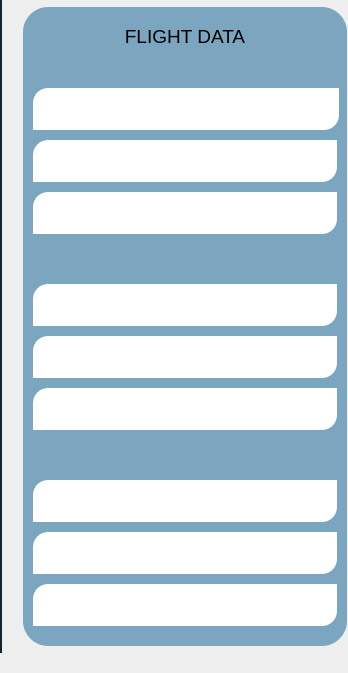
            <widget class="QWidget" name="RKT_model_page">
             <layout class="QHBoxLayout" name="horizontalLayout_20" stretch="6,1">
              <property name="spacing">
               <number>20</number>
              </property>
              <property name="leftMargin">
               <number>0</number>
              </property>
              <property name="topMargin">
               <number>0</number>
              </property>
              <property name="rightMargin">
               <number>0</number>
              </property>
              <property name="bottomMargin">
               <number>20</number>
              </property>
              <item>
               <widget class="QFrame" name="model_frame">
                <property name="styleSheet">
                 <string notr="true">background:#16222d;
border-radius: 25px;</string>
                </property>
                <property name="frameShape">
                 <enum>QFrame::StyledPanel</enum>
                </property>
                <property name="frameShadow">
                 <enum>QFrame::Raised</enum>
                </property>
                <layout class="QHBoxLayout" name="horizontalLayout_37">
                 <property name="spacing">
                  <number>0</number>
                 </property>
                 <property name="leftMargin">
                  <number>0</number>
                 </property>
                 <property name="topMargin">
                  <number>0</number>
                 </property>
                 <property name="rightMargin">
                  <number>0</number>
                 </property>
                 <property name="bottomMargin">
                  <number>0</number>
                 </property>
                 <item>
                  <widget class="QFrame" name="frame_35">
                   <property name="frameShape">
                    <enum>QFrame::StyledPanel</enum>
                   </property>
                   <property name="frameShadow">
                    <enum>QFrame::Raised</enum>
                   </property>
                  </widget>
                 </item>
                </layout>
               </widget>
              </item>
              <item>
               <widget class="QFrame" name="panel_temp_frame">
                <property name="minimumSize">
                 <size>
                  <width>326</width>
                  <height>0</height>
                 </size>
                </property>
                <property name="styleSheet">
                 <string notr="true">background:transparent;</string>
                </property>
                <property name="frameShape">
                 <enum>QFrame::StyledPanel</enum>
                </property>
                <property name="frameShadow">
                 <enum>QFrame::Raised</enum>
                </property>
                <layout class="QVBoxLayout" name="verticalLayout_3" stretch="1,0,5">
                 <property name="leftMargin">
                  <number>0</number>
                 </property>
                 <property name="topMargin">
                  <number>0</number>
                 </property>
                 <property name="rightMargin">
                  <number>0</number>
                 </property>
                 <property name="bottomMargin">
                  <number>0</number>
                 </property>
                 <item>
                  <widget class="QWidget" name="widget" native="true"/>
                 </item>
                 <item>
                  <widget class="QFrame" name="rkt_model_right_panel">
                   <property name="styleSheet">
                    <string notr="true">background:#7CA6C0;
border-top-left-radius:25px;
border-bottom-left-radius:25px;
border-bottom-right-radius:25px;
border-top-right-radius:25px;</string>
                   </property>
                   <property name="frameShape">
                    <enum>QFrame::StyledPanel</enum>
                   </property>
                   <property name="frameShadow">
                    <enum>QFrame::Raised</enum>
                   </property>
                   <layout class="QVBoxLayout" name="verticalLayout_119" stretch="0,1,1,1">
                    <property name="spacing">
                     <number>30</number>
                    </property>
                    <property name="leftMargin">
                     <number>0</number>
                    </property>
                    <property name="topMargin">
                     <number>18</number>
                    </property>
                    <property name="rightMargin">
                     <number>0</number>
                    </property>
                    <property name="bottomMargin">
                     <number>10</number>
                    </property>
                    <item>
                     <widget class="QLabel" name="label_28">
                      <property name="font">
                       <font>
                        <pointsize>14</pointsize>
                       </font>
                      </property>
                      <property name="styleSheet">
                       <string notr="true">background:transparent;</string>
                      </property>
                      <property name="text">
                       <string>FLIGHT DATA</string>
                      </property>
                      <property name="alignment">
                       <set>Qt::AlignCenter</set>
                      </property>
                     </widget>
                    </item>
                    <item>
                     <widget class="QFrame" name="frame_59">
                      <property name="frameShape">
                       <enum>QFrame::StyledPanel</enum>
                      </property>
                      <property name="frameShadow">
                       <enum>QFrame::Raised</enum>
                      </property>
                      <layout class="QVBoxLayout" name="verticalLayout_121">
                       <property name="spacing">
                        <number>10</number>
                       </property>
                       <property name="leftMargin">
                        <number>10</number>
                       </property>
                       <property name="topMargin">
                        <number>10</number>
                       </property>
                       <property name="rightMargin">
                        <number>10</number>
                       </property>
                       <property name="bottomMargin">
                        <number>10</number>
                       </property>
                       <item>
                        <widget class="QFrame" name="frame_63">
                         <property name="minimumSize">
                          <size>
                           <width>306</width>
                           <height>42</height>
                          </size>
                         </property>
                         <property name="styleSheet">
                          <string notr="true">background:white;
border-top-left-radius:15px;
border-bottom-left-radius:0px;
border-bottom-right-radius:15px;
border-top-right-radius:0px;</string>
                         </property>
                         <property name="frameShape">
                          <enum>QFrame::StyledPanel</enum>
                         </property>
                         <property name="frameShadow">
                          <enum>QFrame::Raised</enum>
                         </property>
                         <layout class="QHBoxLayout" name="horizontalLayout_42">
                          <property name="spacing">
                           <number>0</number>
                          </property>
                          <property name="topMargin">
                           <number>0</number>
                          </property>
                          <property name="bottomMargin">
                           <number>0</number>
                          </property>
                          <item>
                           <widget class="QLabel" name="pitch_label_rkt">
                            <property name="font">
                             <font>
                              <pointsize>12</pointsize>
                             </font>
                            </property>
                            <property name="text">
                             <string/>
                            </property>
                           </widget>
                          </item>
                         </layout>
                        </widget>
                       </item>
                       <item>
                        <widget class="QFrame" name="frame_135">
                         <property name="minimumSize">
                          <size>
                           <width>168</width>
                           <height>42</height>
                          </size>
                         </property>
                         <property name="styleSheet">
                          <string notr="true">background:white;
border-top-left-radius:15px;
border-bottom-left-radius:0px;
border-bottom-right-radius:15px;
border-top-right-radius:0px;</string>
                         </property>
                         <property name="frameShape">
                          <enum>QFrame::StyledPanel</enum>
                         </property>
                         <property name="frameShadow">
                          <enum>QFrame::Raised</enum>
                         </property>
                         <layout class="QHBoxLayout" name="horizontalLayout_46">
                          <property name="topMargin">
                           <number>0</number>
                          </property>
                          <property name="bottomMargin">
                           <number>0</number>
                          </property>
                          <item>
                           <widget class="QLabel" name="yaw_label_pkt">
                            <property name="font">
                             <font>
                              <pointsize>12</pointsize>
                             </font>
                            </property>
                            <property name="text">
                             <string/>
                            </property>
                           </widget>
                          </item>
                         </layout>
                        </widget>
                       </item>
                       <item>
                        <widget class="QFrame" name="frame_236">
                         <property name="minimumSize">
                          <size>
                           <width>168</width>
                           <height>42</height>
                          </size>
                         </property>
                         <property name="styleSheet">
                          <string notr="true">background:white;
border-top-left-radius:15px;
border-bottom-left-radius:0px;
border-bottom-right-radius:15px;
border-top-right-radius:0px;</string>
                         </property>
                         <property name="frameShape">
                          <enum>QFrame::StyledPanel</enum>
                         </property>
                         <property name="frameShadow">
                          <enum>QFrame::Raised</enum>
                         </property>
                         <layout class="QHBoxLayout" name="horizontalLayout_53">
                          <property name="topMargin">
                           <number>0</number>
                          </property>
                          <property name="bottomMargin">
                           <number>0</number>
                          </property>
                          <item>
                           <widget class="QLabel" name="roll_label_rkt">
                            <property name="font">
                             <font>
                              <pointsize>12</pointsize>
                             </font>
                            </property>
                            <property name="text">
                             <string/>
                            </property>
                           </widget>
                          </item>
                         </layout>
                        </widget>
                       </item>
                      </layout>
                     </widget>
                    </item>
                    <item>
                     <widget class="QFrame" name="frame_241">
                      <property name="frameShape">
                       <enum>QFrame::StyledPanel</enum>
                      </property>
                      <property name="frameShadow">
                       <enum>QFrame::Raised</enum>
                      </property>
                      <layout class="QVBoxLayout" name="verticalLayout_123">
                       <property name="spacing">
                        <number>10</number>
                       </property>
                       <property name="leftMargin">
                        <number>10</number>
                       </property>
                       <property name="topMargin">
                        <number>10</number>
                       </property>
                       <property name="rightMargin">
                        <number>10</number>
                       </property>
                       <property name="bottomMargin">
                        <number>10</number>
                       </property>
                       <item>
                        <widget class="QFrame" name="frame_242">
                         <property name="minimumSize">
                          <size>
                           <width>168</width>
                           <height>42</height>
                          </size>
                         </property>
                         <property name="styleSheet">
                          <string notr="true">background:white;
border-top-left-radius:15px;
border-bottom-left-radius:0px;
border-bottom-right-radius:15px;
border-top-right-radius:0px;</string>
                         </property>
                         <property name="frameShape">
                          <enum>QFrame::StyledPanel</enum>
                         </property>
                         <property name="frameShadow">
                          <enum>QFrame::Raised</enum>
                         </property>
                         <layout class="QVBoxLayout" name="verticalLayout_89">
                          <property name="topMargin">
                           <number>0</number>
                          </property>
                          <property name="bottomMargin">
                           <number>0</number>
                          </property>
                          <item>
                           <widget class="QLabel" name="acc_x_rkt">
                            <property name="font">
                             <font>
                              <pointsize>12</pointsize>
                             </font>
                            </property>
                            <property name="text">
                             <string/>
                            </property>
                           </widget>
                          </item>
                         </layout>
                        </widget>
                       </item>
                       <item>
                        <widget class="QFrame" name="frame_243">
                         <property name="minimumSize">
                          <size>
                           <width>168</width>
                           <height>42</height>
                          </size>
                         </property>
                         <property name="styleSheet">
                          <string notr="true">background:white;
border-top-left-radius:15px;
border-bottom-left-radius:0px;
border-bottom-right-radius:15px;
border-top-right-radius:0px;</string>
                         </property>
                         <property name="frameShape">
                          <enum>QFrame::StyledPanel</enum>
                         </property>
                         <property name="frameShadow">
                          <enum>QFrame::Raised</enum>
                         </property>
                         <layout class="QHBoxLayout" name="horizontalLayout_54">
                          <property name="topMargin">
                           <number>0</number>
                          </property>
                          <property name="bottomMargin">
                           <number>0</number>
                          </property>
                          <item>
                           <widget class="QLabel" name="acc_y_rkt">
                            <property name="font">
                             <font>
                              <pointsize>12</pointsize>
                             </font>
                            </property>
                            <property name="text">
                             <string/>
                            </property>
                           </widget>
                          </item>
                         </layout>
                        </widget>
                       </item>
                       <item>
                        <widget class="QFrame" name="frame_244">
                         <property name="minimumSize">
                          <size>
                           <width>168</width>
                           <height>42</height>
                          </size>
                         </property>
                         <property name="styleSheet">
                          <string notr="true">background:white;
border-top-left-radius:15px;
border-bottom-left-radius:0px;
border-bottom-right-radius:15px;
border-top-right-radius:0px;</string>
                         </property>
                         <property name="frameShape">
                          <enum>QFrame::StyledPanel</enum>
                         </property>
                         <property name="frameShadow">
                          <enum>QFrame::Raised</enum>
                         </property>
                         <layout class="QHBoxLayout" name="horizontalLayout_55">
                          <property name="topMargin">
                           <number>0</number>
                          </property>
                          <property name="bottomMargin">
                           <number>0</number>
                          </property>
                          <item>
                           <widget class="QLabel" name="acc_z_rkt">
                            <property name="font">
                             <font>
                              <pointsize>12</pointsize>
                             </font>
                            </property>
                            <property name="text">
                             <string/>
                            </property>
                           </widget>
                          </item>
                         </layout>
                        </widget>
                       </item>
                      </layout>
                     </widget>
                    </item>
                    <item>
                     <widget class="QFrame" name="frame_245">
                      <property name="frameShape">
                       <enum>QFrame::StyledPanel</enum>
                      </property>
                      <property name="frameShadow">
                       <enum>QFrame::Raised</enum>
                      </property>
                      <layout class="QVBoxLayout" name="verticalLayout_125">
                       <property name="spacing">
                        <number>10</number>
                       </property>
                       <property name="leftMargin">
                        <number>10</number>
                       </property>
                       <property name="topMargin">
                        <number>10</number>
                       </property>
                       <property name="rightMargin">
                        <number>10</number>
                       </property>
                       <property name="bottomMargin">
                        <number>10</number>
                       </property>
                       <item>
                        <widget class="QFrame" name="frame_246">
                         <property name="minimumSize">
                          <size>
                           <width>168</width>
                           <height>42</height>
                          </size>
                         </property>
                         <property name="styleSheet">
                          <string notr="true">background:white;
border-top-left-radius:15px;
border-bottom-left-radius:0px;
border-bottom-right-radius:15px;
border-top-right-radius:0px;</string>
                         </property>
                         <property name="frameShape">
                          <enum>QFrame::StyledPanel</enum>
                         </property>
                         <property name="frameShadow">
                          <enum>QFrame::Raised</enum>
                         </property>
                         <layout class="QHBoxLayout" name="horizontalLayout_56">
                          <property name="topMargin">
                           <number>0</number>
                          </property>
                          <property name="bottomMargin">
                           <number>0</number>
                          </property>
                          <item>
                           <widget class="QLabel" name="gyro_x_rkt">
                            <property name="font">
                             <font>
                              <pointsize>12</pointsize>
                             </font>
                            </property>
                            <property name="text">
                             <string/>
                            </property>
                           </widget>
                          </item>
                         </layout>
                        </widget>
                       </item>
                       <item>
                        <widget class="QFrame" name="frame_247">
                         <property name="minimumSize">
                          <size>
                           <width>168</width>
                           <height>42</height>
                          </size>
                         </property>
                         <property name="styleSheet">
                          <string notr="true">background:white;
border-top-left-radius:15px;
border-bottom-left-radius:0px;
border-bottom-right-radius:15px;
border-top-right-radius:0px;</string>
                         </property>
                         <property name="frameShape">
                          <enum>QFrame::StyledPanel</enum>
                         </property>
                         <property name="frameShadow">
                          <enum>QFrame::Raised</enum>
                         </property>
                         <layout class="QHBoxLayout" name="horizontalLayout_57">
                          <property name="topMargin">
                           <number>0</number>
                          </property>
                          <property name="bottomMargin">
                           <number>0</number>
                          </property>
                          <item>
                           <widget class="QLabel" name="gyro_y_rkt">
                            <property name="font">
                             <font>
                              <pointsize>12</pointsize>
                             </font>
                            </property>
                            <property name="text">
                             <string/>
                            </property>
                           </widget>
                          </item>
                         </layout>
                        </widget>
                       </item>
                       <item>
                        <widget class="QFrame" name="frame_248">
                         <property name="minimumSize">
                          <size>
                           <width>168</width>
                           <height>42</height>
                          </size>
                         </property>
                         <property name="styleSheet">
                          <string notr="true">background:white;
border-top-left-radius:15px;
border-bottom-left-radius:0px;
border-bottom-right-radius:15px;
border-top-right-radius:0px;</string>
                         </property>
                         <property name="frameShape">
                          <enum>QFrame::StyledPanel</enum>
                         </property>
                         <property name="frameShadow">
                          <enum>QFrame::Raised</enum>
                         </property>
                         <layout class="QVBoxLayout" name="verticalLayout_91">
                          <property name="topMargin">
                           <number>0</number>
                          </property>
                          <property name="bottomMargin">
                           <number>0</number>
                          </property>
                          <item>
                           <widget class="QLabel" name="gyro_z_rkt">
                            <property name="font">
                             <font>
                              <pointsize>12</pointsize>
                             </font>
                            </property>
                            <property name="text">
                             <string/>
                            </property>
                           </widget>
                          </item>
                         </layout>
                        </widget>
                       </item>
                      </layout>
                     </widget>
                    </item>
                   </layout>
                  </widget>
                 </item>
                 <item>
                  <widget class="QFrame" name="frame_120">
                   <property name="frameShape">
                    <enum>QFrame::StyledPanel</enum>
                   </property>
                   <property name="frameShadow">
                    <enum>QFrame::Raised</enum>
                   </property>
                  </widget>
                 </item>
                </layout>
               </widget>
              </item>
             </layout>
            </widget>
